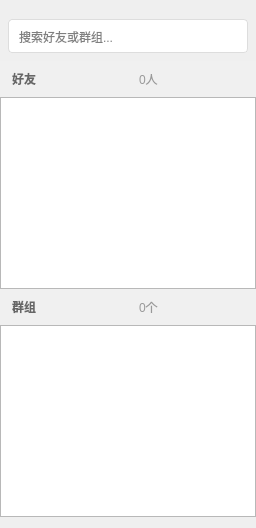
<?xml version="1.0" encoding="UTF-8"?>
<ui version="4.0">
 <class>ContactWidget</class>
 <widget class="QWidget" name="ContactWidget">
  <layout class="QVBoxLayout" name="mainLayout">
   <property name="spacing">
    <number>0</number>
   </property>
   <property name="leftMargin">
    <number>0</number>
   </property>
   <property name="rightMargin">
    <number>0</number>
   </property>
   <!-- 搜索框 -->
   <item>
    <widget class="QLineEdit" name="searchEdit">
     <property name="placeholderText">
      <string>搜索好友或群组...</string>
     </property>
     <property name="styleSheet">
      <string notr="true">border: 1px solid #ddd; border-radius: 4px; padding: 8px; margin: 8px;</string>
     </property>
    </widget>
   </item>
   <!-- 好友区域 -->
   <item>
    <widget class="QWidget" name="friendHeader">
     <property name="styleSheet">
      <string notr="true">background-color: #f0f0f0;</string>
     </property>
     <layout class="QHBoxLayout" name="friendHeaderLayout">
      <property name="leftMargin">
       <number>12</number>
      </property>
      <item>
       <widget class="QLabel" name="friendHeaderLabel">
        <property name="text">
         <string>好友</string>
        </property>
        <property name="styleSheet">
         <string notr="true">font-size: 12px; font-weight: bold; color: #666;</string>
        </property>
       </widget>
      </item>
      <item>
       <spacer name="friendHeaderSpacer">
        <property name="orientation">
         <enum>Qt::Horizontal</enum>
        </property>
       </spacer>
      </item>
      <item>
       <widget class="QLabel" name="friendCountLabel">
        <property name="text">
         <string>0人</string>
        </property>
        <property name="styleSheet">
         <string notr="true">font-size: 12px; color: #999; margin-right: 8px;</string>
        </property>
       </widget>
      </item>
     </layout>
    </widget>
   </item>
   <item>
    <widget class="QListWidget" name="friendList">
     <property name="styleSheet">
      <string notr="true">QListWidget::item { padding: 10px 12px; } border: none;</string>
     </property>
    </widget>
   </item>
   <!-- 群组区域 -->
   <item>
    <widget class="QWidget" name="groupHeader">
     <property name="styleSheet">
      <string notr="true">background-color: #f0f0f0;</string>
     </property>
     <layout class="QHBoxLayout" name="groupHeaderLayout">
      <property name="leftMargin">
       <number>12</number>
      </property>
      <item>
       <widget class="QLabel" name="groupHeaderLabel">
        <property name="text">
         <string>群组</string>
        </property>
        <property name="styleSheet">
         <string notr="true">font-size: 12px; font-weight: bold; color: #666;</string>
        </property>
       </widget>
      </item>
      <item>
       <spacer name="groupHeaderSpacer">
        <property name="orientation">
         <enum>Qt::Horizontal</enum>
        </property>
       </spacer>
      </item>
      <item>
       <widget class="QLabel" name="groupCountLabel">
        <property name="text">
         <string>0个</string>
        </property>
        <property name="styleSheet">
         <string notr="true">font-size: 12px; color: #999; margin-right: 8px;</string>
        </property>
       </widget>
      </item>
     </layout>
    </widget>
   </item>
   <item>
    <widget class="QListWidget" name="groupList">
     <property name="styleSheet">
      <string notr="true">QListWidget::item { padding: 10px 12px; } border: none;</string>
     </property>
    </widget>
   </item>
  </layout>
 </widget>
 <resources/>
 <connections/>
</ui>
